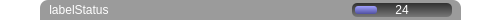
<?xml version="1.0" encoding="UTF-8"?>
<ui version="4.0">
 <class>opmap_statusbar_widget</class>
 <widget class="QWidget" name="opmap_statusbar_widget">
  <property name="geometry">
   <rect>
    <x>0</x>
    <y>0</y>
    <width>501</width>
    <height>20</height>
   </rect>
  </property>
  <property name="sizePolicy">
   <sizepolicy hsizetype="Preferred" vsizetype="Fixed">
    <horstretch>0</horstretch>
    <verstretch>0</verstretch>
   </sizepolicy>
  </property>
  <property name="windowTitle">
   <string notr="true">Form</string>
  </property>
  <property name="styleSheet">
   <string notr="true">background-color: rgba(0, 0, 0, 0);
border: none;
</string>
  </property>
  <layout class="QHBoxLayout" name="horizontalLayout">
   <property name="spacing">
    <number>0</number>
   </property>
   <property name="margin">
    <number>0</number>
   </property>
   <item>
    <spacer name="horizontalSpacer">
     <property name="orientation">
      <enum>Qt::Horizontal</enum>
     </property>
     <property name="sizeType">
      <enum>QSizePolicy::Fixed</enum>
     </property>
     <property name="sizeHint" stdset="0">
      <size>
       <width>40</width>
       <height>20</height>
      </size>
     </property>
    </spacer>
   </item>
   <item>
    <widget class="QFrame" name="frame">
     <property name="sizePolicy">
      <sizepolicy hsizetype="Preferred" vsizetype="Fixed">
       <horstretch>0</horstretch>
       <verstretch>0</verstretch>
      </sizepolicy>
     </property>
     <property name="styleSheet">
      <string notr="true">background-color: rgba(0, 0, 0, 100);
border: none;
border-radius: 8px;
border-bottom-left-radius: 0px;
border-bottom-right-radius: 0px; </string>
     </property>
     <property name="frameShape">
      <enum>QFrame::StyledPanel</enum>
     </property>
     <property name="frameShadow">
      <enum>QFrame::Raised</enum>
     </property>
     <layout class="QHBoxLayout" name="horizontalLayout_3">
      <property name="topMargin">
       <number>0</number>
      </property>
      <property name="bottomMargin">
       <number>0</number>
      </property>
      <item>
       <widget class="QLabel" name="labelStatus">
        <property name="styleSheet">
         <string notr="true">QLabel { /* all label types */
color: rgb(255, 255, 255);
	background-color: rgba(255, 255, 255, 0);
border: none;
border-radius: 10px;
}</string>
        </property>
        <property name="frameShape">
         <enum>QFrame::NoFrame</enum>
        </property>
        <property name="text">
         <string notr="true">labelStatus</string>
        </property>
        <property name="alignment">
         <set>Qt::AlignCenter</set>
        </property>
        <property name="margin">
         <number>1</number>
        </property>
       </widget>
      </item>
      <item>
       <spacer name="horizontalSpacer_3">
        <property name="orientation">
         <enum>Qt::Horizontal</enum>
        </property>
        <property name="sizeHint" stdset="0">
         <size>
          <width>40</width>
          <height>20</height>
         </size>
        </property>
       </spacer>
      </item>
      <item>
       <widget class="QProgressBar" name="progressBarTiles">
        <property name="sizePolicy">
         <sizepolicy hsizetype="Fixed" vsizetype="Fixed">
          <horstretch>0</horstretch>
          <verstretch>0</verstretch>
         </sizepolicy>
        </property>
        <property name="minimumSize">
         <size>
          <width>100</width>
          <height>0</height>
         </size>
        </property>
        <property name="maximumSize">
         <size>
          <width>100</width>
          <height>14</height>
         </size>
        </property>
        <property name="styleSheet">
         <string notr="true">QProgressBar {
border: nonei;
border-radius: 5px;
padding: 3px;
background-color: qlineargradient(spread:pad, x1:0.5, y1:0, x2:0.5, y2:1, stop:0 rgba(48, 48, 48, 255), stop:1 rgba(120, 120, 120, 255));
color: rgb(255, 255, 255);
}
QProgressBar::chunk {
background-color: rgb(85, 85, 255);
background-color: qlineargradient(spread:pad, x1:0.5, y1:0, x2:0.5, y2:1, stop:0 rgba(160, 160, 255, 255), stop:1 rgba(80, 80, 160, 255));
border: none;
border-radius: 3px;
}</string>
        </property>
        <property name="value">
         <number>24</number>
        </property>
        <property name="alignment">
         <set>Qt::AlignCenter</set>
        </property>
        <property name="format">
         <string notr="true">%v</string>
        </property>
       </widget>
      </item>
     </layout>
    </widget>
   </item>
   <item>
    <spacer name="horizontalSpacer_2">
     <property name="orientation">
      <enum>Qt::Horizontal</enum>
     </property>
     <property name="sizeType">
      <enum>QSizePolicy::Fixed</enum>
     </property>
     <property name="sizeHint" stdset="0">
      <size>
       <width>40</width>
       <height>20</height>
      </size>
     </property>
    </spacer>
   </item>
  </layout>
 </widget>
 <resources/>
 <connections/>
</ui>
